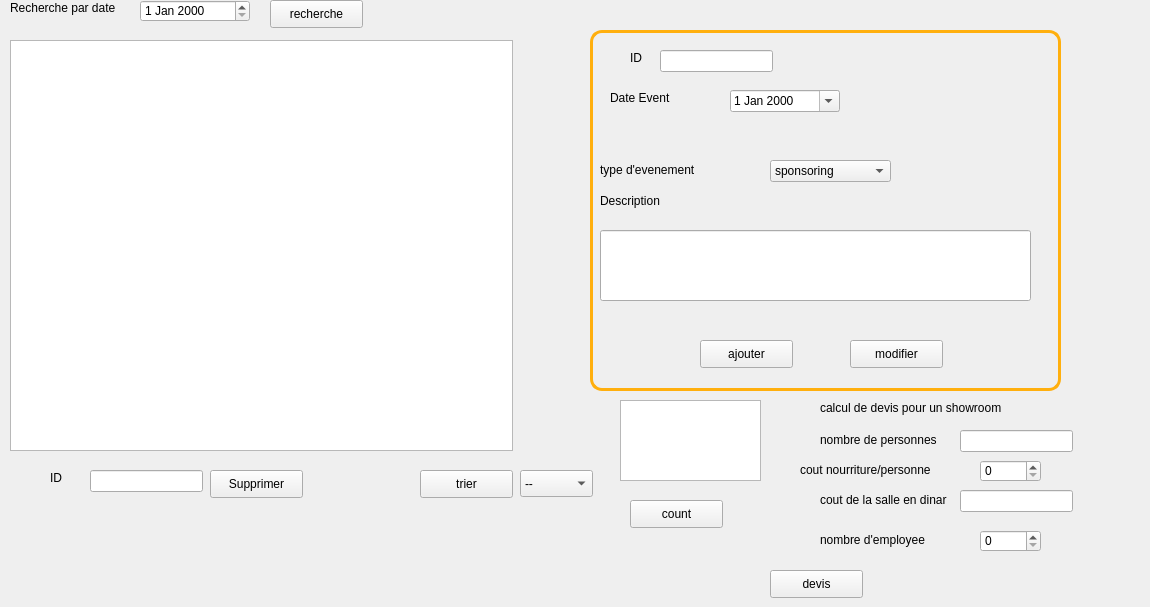
      <widget class="QWidget" name="page_7">
       <widget class="QDateEdit" name="dateEdit_event">
        <property name="geometry">
         <rect>
          <x>730</x>
          <y>90</y>
          <width>110</width>
          <height>22</height>
         </rect>
        </property>
        <property name="calendarPopup">
         <bool>true</bool>
        </property>
       </widget>
       <widget class="QPushButton" name="pb_rechercherE">
        <property name="geometry">
         <rect>
          <x>270</x>
          <y>0</y>
          <width>93</width>
          <height>28</height>
         </rect>
        </property>
        <property name="text">
         <string>recherche</string>
        </property>
       </widget>
       <widget class="QDateEdit" name="dateEdit_Recherche">
        <property name="geometry">
         <rect>
          <x>140</x>
          <y>0</y>
          <width>110</width>
          <height>22</height>
         </rect>
        </property>
       </widget>
       <widget class="QLabel" name="ID_2">
        <property name="geometry">
         <rect>
          <x>630</x>
          <y>50</y>
          <width>56</width>
          <height>16</height>
         </rect>
        </property>
        <property name="text">
         <string>ID</string>
        </property>
       </widget>
       <widget class="QComboBox" name="comboBoxE_2">
        <property name="geometry">
         <rect>
          <x>520</x>
          <y>470</y>
          <width>73</width>
          <height>27</height>
         </rect>
        </property>
        <item>
         <property name="text">
          <string>--</string>
         </property>
        </item>
        <item>
         <property name="text">
          <string>id</string>
         </property>
        </item>
        <item>
         <property name="text">
          <string>DESCRIPTION</string>
         </property>
        </item>
        <item>
         <property name="text">
          <string>type event</string>
         </property>
        </item>
        <item>
         <property name="text">
          <string>date</string>
         </property>
        </item>
       </widget>
       <widget class="QLabel" name="label_9">
        <property name="geometry">
         <rect>
          <x>600</x>
          <y>190</y>
          <width>121</width>
          <height>21</height>
         </rect>
        </property>
        <property name="text">
         <string>Description</string>
        </property>
       </widget>
       <widget class="QPushButton" name="pb_ajouterE">
        <property name="geometry">
         <rect>
          <x>700</x>
          <y>340</y>
          <width>93</width>
          <height>28</height>
         </rect>
        </property>
        <property name="text">
         <string>ajouter</string>
        </property>
       </widget>
       <widget class="QLabel" name="label_10">
        <property name="geometry">
         <rect>
          <x>610</x>
          <y>90</y>
          <width>111</width>
          <height>16</height>
         </rect>
        </property>
        <property name="text">
         <string>Date Event</string>
        </property>
       </widget>
       <widget class="QLabel" name="label_11">
        <property name="geometry">
         <rect>
          <x>600</x>
          <y>160</y>
          <width>151</width>
          <height>20</height>
         </rect>
        </property>
        <property name="text">
         <string>type d'evenement</string>
        </property>
       </widget>
       <widget class="QLabel" name="label_12">
        <property name="geometry">
         <rect>
          <x>10</x>
          <y>0</y>
          <width>131</width>
          <height>16</height>
         </rect>
        </property>
        <property name="text">
         <string>Recherche par date</string>
        </property>
       </widget>
       <widget class="QLabel" name="label_13">
        <property name="geometry">
         <rect>
          <x>50</x>
          <y>470</y>
          <width>56</width>
          <height>16</height>
         </rect>
        </property>
        <property name="text">
         <string>ID </string>
        </property>
       </widget>
       <widget class="QLineEdit" name="lineEdit_idE">
        <property name="geometry">
         <rect>
          <x>660</x>
          <y>50</y>
          <width>113</width>
          <height>22</height>
         </rect>
        </property>
       </widget>
       <widget class="QPushButton" name="pb_triE">
        <property name="geometry">
         <rect>
          <x>420</x>
          <y>470</y>
          <width>93</width>
          <height>28</height>
         </rect>
        </property>
        <property name="text">
         <string>trier</string>
        </property>
       </widget>
       <widget class="QLineEdit" name="lineEdit_idES">
        <property name="geometry">
         <rect>
          <x>90</x>
          <y>470</y>
          <width>113</width>
          <height>22</height>
         </rect>
        </property>
       </widget>
       <widget class="QTableView" name="tabevenement">
        <property name="geometry">
         <rect>
          <x>10</x>
          <y>40</y>
          <width>503</width>
          <height>411</height>
         </rect>
        </property>
       </widget>
       <widget class="QPushButton" name="pb_modifierE">
        <property name="geometry">
         <rect>
          <x>850</x>
          <y>340</y>
          <width>93</width>
          <height>28</height>
         </rect>
        </property>
        <property name="text">
         <string>modifier</string>
        </property>
       </widget>
       <widget class="QComboBox" name="comboBoxE">
        <property name="geometry">
         <rect>
          <x>770</x>
          <y>160</y>
          <width>121</width>
          <height>22</height>
         </rect>
        </property>
        <item>
         <property name="text">
          <string>sponsoring</string>
         </property>
        </item>
        <item>
         <property name="text">
          <string>reunion</string>
         </property>
        </item>
        <item>
         <property name="text">
          <string>nouveauté</string>
         </property>
        </item>
       </widget>
       <widget class="QLineEdit" name="description">
        <property name="geometry">
         <rect>
          <x>600</x>
          <y>230</y>
          <width>431</width>
          <height>71</height>
         </rect>
        </property>
        <property name="text">
         <string/>
        </property>
       </widget>
       <widget class="QPushButton" name="pb_supprimerE">
        <property name="geometry">
         <rect>
          <x>210</x>
          <y>470</y>
          <width>93</width>
          <height>28</height>
         </rect>
        </property>
        <property name="text">
         <string>Supprimer</string>
        </property>
       </widget>
       <widget class="QPushButton" name="pb_count">
        <property name="geometry">
         <rect>
          <x>630</x>
          <y>500</y>
          <width>93</width>
          <height>28</height>
         </rect>
        </property>
        <property name="text">
         <string>count</string>
        </property>
       </widget>
       <widget class="QTableView" name="tableViewcount">
        <property name="geometry">
         <rect>
          <x>620</x>
          <y>400</y>
          <width>141</width>
          <height>81</height>
         </rect>
        </property>
       </widget>
       <widget class="QLabel" name="label_57">
        <property name="geometry">
         <rect>
          <x>590</x>
          <y>30</y>
          <width>471</width>
          <height>361</height>
         </rect>
        </property>
        <property name="styleSheet">
         <string notr="true">background-color: transparent;
border-radius: 12px;
border-color: rgb(255, 175, 14);
	padding: 5px;
border-width: 3px;
border-style: solid ;</string>
        </property>
        <property name="text">
         <string/>
        </property>
       </widget>
       <widget class="QLabel" name="label_82">
        <property name="geometry">
         <rect>
          <x>780</x>
          <y>400</y>
          <width>361</width>
          <height>41</height>
         </rect>
        </property>
        <property name="text">
         <string/>
        </property>
       </widget>
       <widget class="QLabel" name="label_83">
        <property name="geometry">
         <rect>
          <x>820</x>
          <y>400</y>
          <width>221</width>
          <height>16</height>
         </rect>
        </property>
        <property name="text">
         <string>calcul de devis pour un showroom</string>
        </property>
       </widget>
       <widget class="QLabel" name="label_84">
        <property name="geometry">
         <rect>
          <x>820</x>
          <y>430</y>
          <width>131</width>
          <height>20</height>
         </rect>
        </property>
        <property name="text">
         <string>nombre de personnes</string>
        </property>
       </widget>
       <widget class="QPushButton" name="pb_devis">
        <property name="geometry">
         <rect>
          <x>770</x>
          <y>570</y>
          <width>93</width>
          <height>28</height>
         </rect>
        </property>
        <property name="text">
         <string>devis</string>
        </property>
       </widget>
       <widget class="QLabel" name="label_85">
        <property name="geometry">
         <rect>
          <x>820</x>
          <y>490</y>
          <width>131</width>
          <height>20</height>
         </rect>
        </property>
        <property name="text">
         <string>cout de la salle en dinar</string>
        </property>
       </widget>
       <widget class="QLabel" name="label_86">
        <property name="geometry">
         <rect>
          <x>820</x>
          <y>530</y>
          <width>131</width>
          <height>20</height>
         </rect>
        </property>
        <property name="text">
         <string>nombre d'employee</string>
        </property>
       </widget>
       <widget class="QLabel" name="label_87">
        <property name="geometry">
         <rect>
          <x>800</x>
          <y>460</y>
          <width>151</width>
          <height>20</height>
         </rect>
        </property>
        <property name="text">
         <string>cout nourriture/personne</string>
        </property>
       </widget>
       <widget class="QSpinBox" name="nourriture">
        <property name="geometry">
         <rect>
          <x>980</x>
          <y>460</y>
          <width>61</width>
          <height>22</height>
         </rect>
        </property>
       </widget>
       <widget class="QSpinBox" name="nbemployee">
        <property name="geometry">
         <rect>
          <x>980</x>
          <y>530</y>
          <width>61</width>
          <height>22</height>
         </rect>
        </property>
       </widget>
       <widget class="QLineEdit" name="nbpersonne">
        <property name="geometry">
         <rect>
          <x>960</x>
          <y>430</y>
          <width>113</width>
          <height>22</height>
         </rect>
        </property>
       </widget>
       <widget class="QLineEdit" name="salle">
        <property name="geometry">
         <rect>
          <x>960</x>
          <y>490</y>
          <width>113</width>
          <height>22</height>
         </rect>
        </property>
       </widget>
       <widget class="QLabel" name="devis">
        <property name="geometry">
         <rect>
          <x>900</x>
          <y>570</y>
          <width>101</width>
          <height>20</height>
         </rect>
        </property>
        <property name="text">
         <string/>
        </property>
       </widget>
       <zorder>label_57</zorder>
       <zorder>dateEdit_event</zorder>
       <zorder>pb_rechercherE</zorder>
       <zorder>dateEdit_Recherche</zorder>
       <zorder>ID_2</zorder>
       <zorder>comboBoxE_2</zorder>
       <zorder>label_9</zorder>
       <zorder>pb_ajouterE</zorder>
       <zorder>label_10</zorder>
       <zorder>label_11</zorder>
       <zorder>label_12</zorder>
       <zorder>label_13</zorder>
       <zorder>lineEdit_idE</zorder>
       <zorder>pb_triE</zorder>
       <zorder>lineEdit_idES</zorder>
       <zorder>tabevenement</zorder>
       <zorder>pb_modifierE</zorder>
       <zorder>comboBoxE</zorder>
       <zorder>description</zorder>
       <zorder>pb_supprimerE</zorder>
       <zorder>pb_count</zorder>
       <zorder>tableViewcount</zorder>
       <zorder>label_82</zorder>
       <zorder>label_83</zorder>
       <zorder>label_84</zorder>
       <zorder>pb_devis</zorder>
       <zorder>label_85</zorder>
       <zorder>label_86</zorder>
       <zorder>label_87</zorder>
       <zorder>nourriture</zorder>
       <zorder>nbemployee</zorder>
       <zorder>nbpersonne</zorder>
       <zorder>salle</zorder>
       <zorder>devis</zorder>
      </widget>
